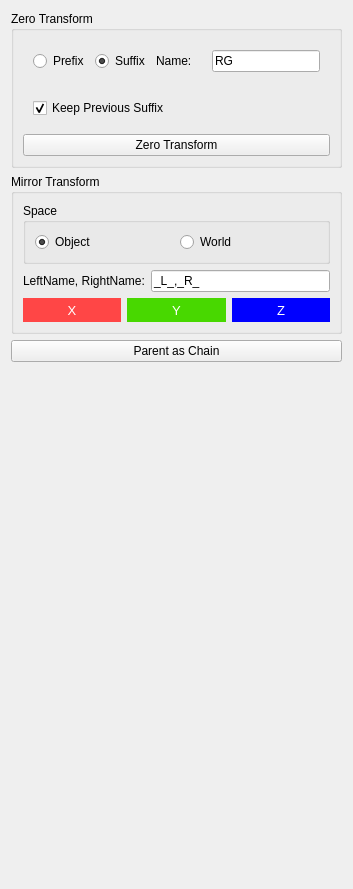
       <widget class="QWidget" name="tab_transforms">
        <attribute name="title">
         <string>Transforms</string>
        </attribute>
        <layout class="QVBoxLayout" name="verticalLayout_14">
         <item>
          <widget class="QGroupBox" name="groupBox_6">
           <property name="title">
            <string>Zero Transform</string>
           </property>
           <layout class="QVBoxLayout" name="verticalLayout_4">
            <item>
             <layout class="QHBoxLayout" name="horizontalLayout_12">
              <property name="leftMargin">
               <number>10</number>
              </property>
              <property name="topMargin">
               <number>10</number>
              </property>
              <property name="rightMargin">
               <number>10</number>
              </property>
              <property name="bottomMargin">
               <number>10</number>
              </property>
              <item>
               <layout class="QHBoxLayout" name="horizontalLayout_17">
                <item>
                 <widget class="QRadioButton" name="prefix_rBtn">
                  <property name="text">
                   <string>Prefix</string>
                  </property>
                  <property name="checked">
                   <bool>false</bool>
                  </property>
                 </widget>
                </item>
                <item>
                 <widget class="QRadioButton" name="suffix_rBtn">
                  <property name="text">
                   <string>Suffix</string>
                  </property>
                  <property name="checked">
                   <bool>true</bool>
                  </property>
                 </widget>
                </item>
               </layout>
              </item>
              <item>
               <widget class="QLabel" name="label_suffix">
                <property name="sizePolicy">
                 <sizepolicy hsizetype="Minimum" vsizetype="Preferred">
                  <horstretch>0</horstretch>
                  <verstretch>0</verstretch>
                 </sizepolicy>
                </property>
                <property name="minimumSize">
                 <size>
                  <width>50</width>
                  <height>0</height>
                 </size>
                </property>
                <property name="text">
                 <string>Name:</string>
                </property>
               </widget>
              </item>
              <item>
               <widget class="QLineEdit" name="suffix_edit">
                <property name="text">
                 <string>RG</string>
                </property>
               </widget>
              </item>
             </layout>
            </item>
            <item>
             <layout class="QHBoxLayout" name="horizontalLayout_14">
              <property name="spacing">
               <number>10</number>
              </property>
              <property name="leftMargin">
               <number>10</number>
              </property>
              <property name="topMargin">
               <number>10</number>
              </property>
              <property name="rightMargin">
               <number>10</number>
              </property>
              <property name="bottomMargin">
               <number>10</number>
              </property>
              <item>
               <widget class="QCheckBox" name="keepSuffix_chkBox">
                <property name="text">
                 <string>Keep Previous Suffix</string>
                </property>
                <property name="checked">
                 <bool>true</bool>
                </property>
               </widget>
              </item>
             </layout>
            </item>
            <item>
             <widget class="QPushButton" name="zero_btn">
              <property name="text">
               <string>Zero Transform</string>
              </property>
             </widget>
            </item>
           </layout>
          </widget>
         </item>
         <item>
          <widget class="QGroupBox" name="mirrorTransforms_grpBox">
           <property name="enabled">
            <bool>true</bool>
           </property>
           <property name="title">
            <string>Mirror Transform</string>
           </property>
           <layout class="QVBoxLayout" name="verticalLayout_13">
            <item>
             <widget class="QGroupBox" name="groupBox_8">
              <property name="title">
               <string>Space</string>
              </property>
              <layout class="QVBoxLayout" name="verticalLayout_11">
               <item>
                <layout class="QHBoxLayout" name="horizontalLayout_16">
                 <item>
                  <widget class="QRadioButton" name="mirObj_chkBox">
                   <property name="toolTip">
                    <string>Use object transform space</string>
                   </property>
                   <property name="text">
                    <string>Object</string>
                   </property>
                   <property name="checked">
                    <bool>true</bool>
                   </property>
                  </widget>
                 </item>
                 <item>
                  <widget class="QRadioButton" name="mirWorld_chkBox">
                   <property name="toolTip">
                    <string>Use shape transform space</string>
                   </property>
                   <property name="text">
                    <string>World</string>
                   </property>
                   <property name="checked">
                    <bool>false</bool>
                   </property>
                  </widget>
                 </item>
                </layout>
               </item>
              </layout>
             </widget>
            </item>
            <item>
             <layout class="QHBoxLayout" name="horizontalLayout_15">
              <item>
               <widget class="QLabel" name="mirrorLRLabel">
                <property name="text">
                 <string>LeftName, RightName:</string>
                </property>
               </widget>
              </item>
              <item>
               <widget class="QLineEdit" name="mirrorLR_edit">
                <property name="text">
                 <string>_L_,_R_</string>
                </property>
               </widget>
              </item>
             </layout>
            </item>
            <item>
             <layout class="QHBoxLayout" name="horizontalLayout_6">
              <item>
               <widget class="QPushButton" name="btnMirrorX">
                <property name="sizePolicy">
                 <sizepolicy hsizetype="Minimum" vsizetype="Minimum">
                  <horstretch>0</horstretch>
                  <verstretch>0</verstretch>
                 </sizepolicy>
                </property>
                <property name="minimumSize">
                 <size>
                  <width>0</width>
                  <height>24</height>
                 </size>
                </property>
                <property name="font">
                 <font>
                  <family>Arial</family>
                  <pointsize>10</pointsize>
                  <weight>50</weight>
                  <bold>false</bold>
                 </font>
                </property>
                <property name="styleSheet">
                 <string notr="true">background-color: rgb(255, 70, 70);
color: white;
border: 0px;</string>
                </property>
                <property name="text">
                 <string>X</string>
                </property>
               </widget>
              </item>
              <item>
               <widget class="QPushButton" name="btn_mirrorY">
                <property name="sizePolicy">
                 <sizepolicy hsizetype="Minimum" vsizetype="Minimum">
                  <horstretch>0</horstretch>
                  <verstretch>0</verstretch>
                 </sizepolicy>
                </property>
                <property name="minimumSize">
                 <size>
                  <width>0</width>
                  <height>24</height>
                 </size>
                </property>
                <property name="font">
                 <font>
                  <family>Arial</family>
                  <pointsize>10</pointsize>
                  <weight>50</weight>
                  <bold>false</bold>
                 </font>
                </property>
                <property name="styleSheet">
                 <string notr="true">background-color: rgb(72, 216, 0);
color: white;
border: 0px;</string>
                </property>
                <property name="text">
                 <string>Y</string>
                </property>
               </widget>
              </item>
              <item>
               <widget class="QPushButton" name="btn_mirrorZ">
                <property name="sizePolicy">
                 <sizepolicy hsizetype="Minimum" vsizetype="Minimum">
                  <horstretch>0</horstretch>
                  <verstretch>0</verstretch>
                 </sizepolicy>
                </property>
                <property name="minimumSize">
                 <size>
                  <width>0</width>
                  <height>24</height>
                 </size>
                </property>
                <property name="font">
                 <font>
                  <family>Arial</family>
                  <pointsize>10</pointsize>
                  <weight>50</weight>
                  <bold>false</bold>
                 </font>
                </property>
                <property name="styleSheet">
                 <string notr="true">background-color: blue;
color: white;
border: 0px;</string>
                </property>
                <property name="text">
                 <string>Z</string>
                </property>
               </widget>
              </item>
             </layout>
            </item>
           </layout>
          </widget>
         </item>
         <item>
          <widget class="QPushButton" name="parentAsChain_Btn">
           <property name="text">
            <string>Parent as Chain</string>
           </property>
          </widget>
         </item>
         <item>
          <spacer name="verticalSpacer">
           <property name="orientation">
            <enum>Qt::Vertical</enum>
           </property>
           <property name="sizeHint" stdset="0">
            <size>
             <width>20</width>
             <height>516</height>
            </size>
           </property>
          </spacer>
         </item>
        </layout>
       </widget>
